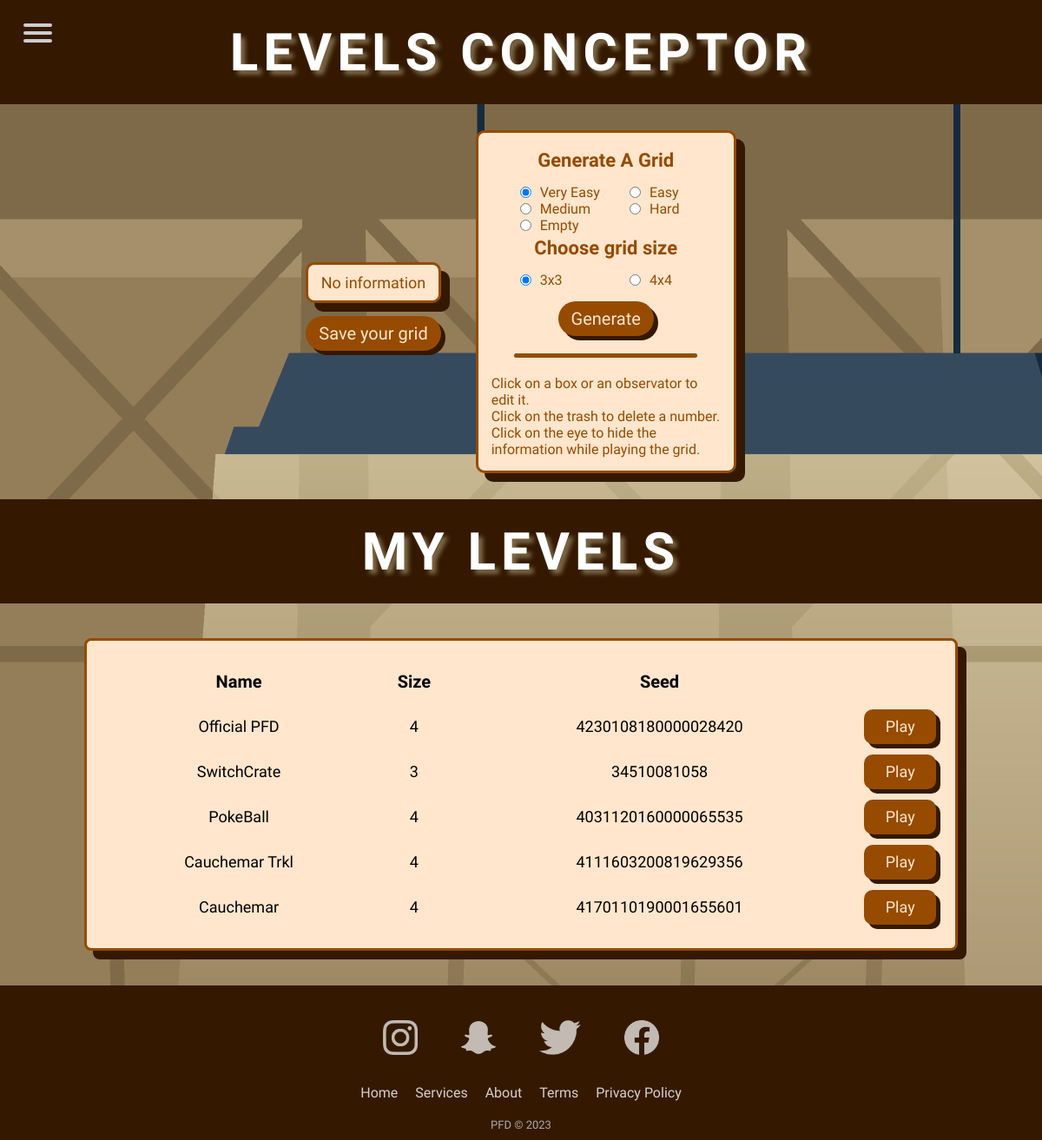
The app's page /html/level.php (signed in) with its own data.
### tables this page shows
CREATE TABLE `level` (
  `email` varchar(36) NOT NULL,
  `id` int(11) NOT NULL,
  `nom` varchar(20) NOT NULL,
  `seed` varchar(32) NOT NULL,
  `dim` varchar(10) NOT NULL
);

### html/request.php (called while the page is built, shortened)
<?php
function request($phpRequest, $isUnique, $params = NULL) {
  try {
    require("connexion.php");
    $req = $conn->prepare($phpRequest);
    if (isset($params)) {
      $req->execute($params);
    } else {
      $req->execute();
    }
    if ($isUnique)
      $resultat = $req->fetch();
    else
      $resultat = $req->fetchAll(PDO::FETCH_ASSOC);
    return $resultat;
  } catch (Exception $e) {
    die("Erreur : " . $e->getMessage());
  }
}
?>

### html/level.php (the view, shortened to what this page needs)
<?php
include("request.php");
?>
<!DOCTYPE html>
<html lang="en">
  <head>
		<?php include("head.php"); ?>
		<link rel="stylesheet" href="../CSS/level.css">
  </head>
<body>
  <?php include("nav.php"); ?>
  <header>
    <h1>Levels conceptor</h1>
  </header>
  <main>
    <div class="conceptor">
      <div class="plateBox">
        <div class="messageBox">No information</div>
        <div class="">
        <button onclick="openSaveScreen()" name="save_button">Save your grid</button>
        </div>
      </div>
      <div class="tools">
        <div class="toolsBox">
          <div class="title">Generate A Grid</div>
          <div class="difficultyInput">
            <div><input type="radio" id="diff0" name="difficulty" value="0" <?php if(!isset($_COOKIE["CON_diff"]) || $_COOKIE["CON_diff"] == 0) { echo "checked";} ?>><label for="diff0">Very Easy</label></div>
            <div><input type="radio" id="diff1" name="difficulty" value="1" <?php if(isset($_COOKIE["CON_diff"]) && $_COOKIE["CON_diff"] == 1) { echo "checked";} ?>><label for="diff1">Easy</label>     </div>
            <div><input type="radio" id="diff2" name="difficulty" value="2" <?php if(isset($_COOKIE["CON_diff"]) && $_COOKIE["CON_diff"] == 2) { echo "checked";} ?>><label for="diff2">Medium</label>   </div>
            <div><input type="radio" id="diff3" name="difficulty" value="3" <?php if(isset($_COOKIE["CON_diff"]) && $_COOKIE["CON_diff"] == 3) { echo "checked";} ?>><label for="diff3">Hard</label>     </div>
            <div><input type="radio" id="diff4" name="difficulty" value="4" <?php if(isset($_COOKIE["CON_diff"]) && $_COOKIE["CON_diff"] == 4) { echo "checked";} ?>><label for="diff4">Empty</label>     </div>
          </div>
          <div class="title">Choose grid size</div>
          <div class="radiosInput">
            <div><input type="radio" id="size3" name="sizeGrid" value="3" <?php if(!isset($_COOKIE["CON_dim"]) || $_COOKIE["CON_dim"] == 3) { echo "checked";} ?>><label for="size3">3x3</label></div>
            <div><input type="radio" id="size4" name="sizeGrid" value="4" <?php if(isset($_COOKIE["CON_dim"]) && $_COOKIE["CON_dim"] == 4) { echo "checked";} ?>><label for="size4">4x4</label></div>
          </div>
          <button onclick="generateAutoGrid()">Generate</button>
        </div>
        <div class="separator"></div>
        <div class="toolsBox">
          Click on a box or an observator to edit it.<br>
          Click on the trash to delete a number.<br>
          Click on the eye to hide the information while playing the grid.
        </div>
      </div>
    </div>
    <div class="bigTitle">
      <h1>My Levels</h1>
    </div>
    <div class="myLevel">
    <?php
    try{
      $resultat = request("SELECT * FROM level WHERE email = :email", false, array(':email' => $_SESSION['email']));
      echo "<table>
              <tr>
              <th>Name</th>
              <th>Size</th>
              <th>Seed</th>
              <th></th>
            </tr>";
      foreach ($resultat as $row) {
        echo "
        <tr>
            <td>$row[nom]</td>
            <td>$row[dim]</td>
            <td>$row[seed]</td>
            <td><a href='home.php?seed=$row[seed]'>Play</a></td>
        </tr>";
        }
      echo "</table>";
    }
    catch (Exception $e) {
        die("Erreur : " . $e->getMessage());
    }
?>
    </div>
  </main>
	<?php include("footer.php"); ?>
</body>
</html>

### CSS/level.css (style rules this page uses)
* { padding: 0px; margin: 0px; }
header { background-color: #341900; color: white; display: flex; align-items: center; justify-content: center; height: 15vh; }
h1 { font-family: 'Londrina Sketch', cursive; text-transform: uppercase; text-align: center; font-size: 60px; letter-spacing: 0.5vw; text-shadow: 5px 5px 5px #7e6a49; animation-name:titre; animation-duration: 5s; animation-iteration-count: infinite; }
main { display: flex; align-items: center; justify-content: center; background-image: url("../Images/barrel3.jpg"); flex-direction: column; font-family: 'Kanit'; height: fit-content; position: relative; }
.tools { width: 30%; max-width: 300px; background-color: #ffe6cd; border-radius: 10px; border: 3px solid #964b00; box-shadow: 10px 10px #341900; margin-left: 40px; display: flex; flex-direction: column; align-items: center; padding: 15px; box-sizing: border-box; color: #964b00; }
.plateBox { width: fit-content; height: fit-content; display: flex; flex-direction: column; justify-content: center; }
.messageBox { background-color: #ffe6cd; border-radius: 10px; border: 3px solid #964b00; box-shadow: 10px 10px #341900; margin-top: 10px; padding: 10px; font-size: 18px; font-family: 'Kanit', sans-serif; display: flex; flex-direction: column; align-items: center; box-sizing: border-box; color: #964b00; }
.toolsBox { width: 100%; display: flex; flex-direction: column; align-items: center; }
.separator { height: 5px; width: 80%; background-color: #964b00; border-radius: 10px; margin: 20px 0px; box-sizing: content-box; }
.title { font-size: 22px; width: 90%; font-family: 'Kanit', sans-serif; text-align: center; font-weight: 700; line-height: 34px; margin-bottom: 10px; }
.difficultyInput, .radiosInput { display: grid; width: 90%; column-gap: 15px; grid-template-columns: 1fr 1fr; margin-left: 15%; }
.difficultyInput div, .radiosInput div { display: flex; width: 100%; align-items: center; justify-content: center; }
.difficultyInput div label, .radiosInput div label { margin-left: 10px; width: 100%; }
.toolsBox button { font-family: 'Kanit', sans-serif; margin-top: 15px; border-radius: 20px; border: 0px; height: 40px; font-size: 20px; background-color: #964b00; color: #ffe6cd; box-shadow: 5px 5px #341900; cursor: pointer; padding: 5px 15px; transition: box-shadow .1s ease-in-out; }
.plateBox button { font-family: 'Kanit', sans-serif; margin-top: 15px; border-radius: 20px; border: 0px; height: 40px; width: 100%; font-size: 20px; background-color: #964b00; color: #ffe6cd; box-shadow: 5px 5px #341900; cursor: pointer; padding: 5px 15px; transition: box-shadow .2s ease-in-out; }
.conceptor { display: flex; align-items: center; justify-content: center; font-family: 'Kanit'; width:100%; height: fit-content; padding: 30px 0px; position: relative; }
.bigTitle { position: relative; background-color: #341900; color: white; display: flex; align-items: center; justify-content: center; height: 15vh; width: 100%; }
.myLevel { position: relative; display: grid; width: 80%; height: 50%; margin: 40px; border-radius: 8px; background-color: #ffe6cd; border: 3px solid #964b00; padding: 20px; box-shadow: 10px 10px #341900; font-family: "Kanit", sans-serif; color: black; }
.myLevel a { width: 100%; line-height: 40px; background-color: #964b00; box-shadow: 5px 5px #341900; display: block; border-radius: 10px; color: #ffe6cd; text-decoration: none; }
.myLevel table tbody th { font-size: 20px; text-align: center; line-height: 50px; }
.myLevel table tbody tr td { font-size: 18px; text-align: center; line-height: 50px; }

### records on screen
level: nom "Official PFD", dim "4", seed "4230108180000028420"
level: nom "SwitchCrate", dim "3", seed "34510081058"
level: nom "PokeBall", dim "4", seed "4031120160000065535"
level: nom "Cauchemar Trkl", dim "4", seed "4111603200819629356"
level: nom "Cauchemar", dim "4", seed "4170110190001655601"

### other values on screen
getLanguage("Accueil", "Home") "Home"
getLanguage("Services", "Services") "Services"
getLanguage("A propos", "About") "About"
getLanguage("Conditions d'utilisations", "Terms") "Terms"
getLanguage("Vie privé", "Privacy Policy") "Privacy Policy"
